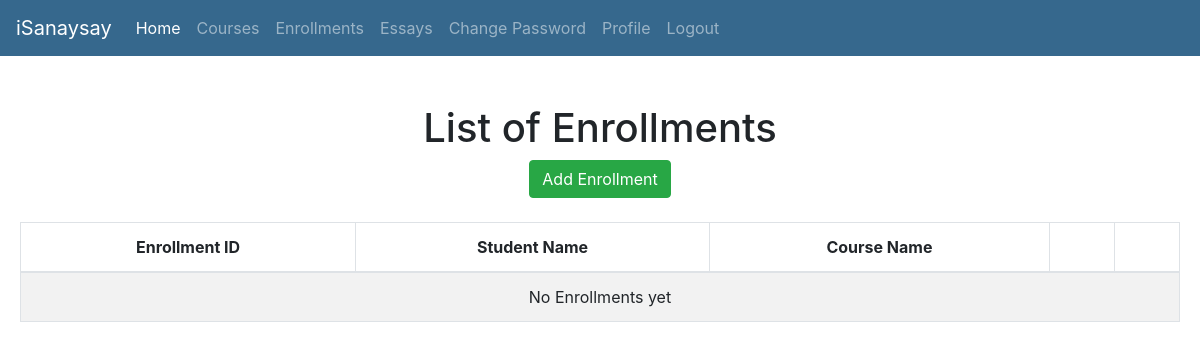
The app's page /isanaysay/view_enrollment (signed in), older data.
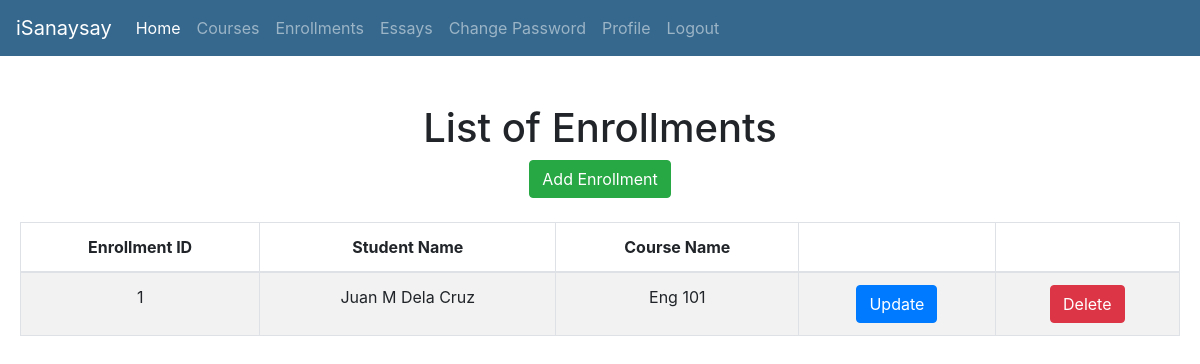
The same page, newer data.
### users/models.py (models this page shows, shortened)
class Enrollment(models.Model):
    course = models.ForeignKey(Course, verbose_name="Course", on_delete = models.CASCADE)
    student = models.ForeignKey(CustomUser, verbose_name="Student", on_delete = models.CASCADE)

class CustomUser(AbstractUser):
    pass
    isStudent_Choices = (
        ('S', 'Student'),
        ('T', 'Teacher'),
    )
    first_name = models.CharField(verbose_name="First Name", max_length=100, default="")
    middle_name = models.CharField(verbose_name="Middle Name", max_length=100, default="")
    last_name = models.CharField(verbose_name="Last Name", max_length=100, default="")
    email_address = models.CharField(verbose_name="Email Address", max_length=100, default="some@email.com")
    id_number = models.CharField(verbose_name="ID Number", max_length=50, default="")
    isStudent = models.CharField(max_length=1,choices=isStudent_Choices, default='S', verbose_name="Student or Teacher")
    def __str__(self):
        return self.first_name + " " + self.middle_name + " " + self.last_name

class Course(models.Model):
    pass
    semester_Choices = (
        ('A', 'First Semester'),
        ('B', 'Second Semester'),
        ('C', 'Summer'),
    )
    shoolYear_Choices = (
        ('1', '2019-2020'),
        ('2', '2020-2021'),
        ('3', '2021-2022'),
    )
    name = models.CharField(verbose_name="Course Name", max_length=128)
    course_code = models.CharField(verbose_name="Course Code", max_length=128)
    course_description = models.CharField(verbose_name="Course Description", max_length=500)
    course_detail = models.CharField(verbose_name="Course Detail", max_length=100)
    course_semester = models.CharField(max_length=1,choices=semester_Choices, default='A', verbose_name="Semester")
    course_school_year = models.CharField(max_length=1,choices=shoolYear_Choices, default='20', verbose_name="School Year")
    start_date = models.DateField(verbose_name="Course Start Date")
    end_date = models.DateField(verbose_name="Course End Date")
    def __str__(self):
        return "%s" % self.course_code

### users/views.py (the view)
def view_enrollments(request):
    template = "list_enrollment.html"
    enrollments = Enrollment.objects.all()
    context = {
        'enrollments': enrollments,
    }
    return render(request, template, context)

### templates/list_enrollment.html (shortened to what this page needs)
{% extends 'base.html' %}
{% block content %}
	<div id="parent"><div id="child"><br/><br/>
		<h1>List of Enrollments</h1>
		<a href="{% url 'add-enrollment' %}" class="btn btn-success">Add Enrollment</a> <br /><br />
		<table class="table table-striped table-bordered">
			<thead>
				<tr>
					<th>Enrollment ID</th>
					<th>Student Name</th>
					<th>Course Name</th>
					<th></th>
					<th></th>
				</tr>
			</thead>
			<tbody>
				{% for enrollment in enrollments %}
				<tr>
					<td>{{ enrollment.id }}</td>
					<td>{{ enrollment.student }}</td>
					<td>{{ enrollment.course }}</td>
					<td>
						<a href="{% url 'update-enrollment' enrollment.id %}" class="btn btn-primary">Update</a>
					</td>
					<td>
						<a href="{% url 'delete-enrollment' enrollment.id %}" class="btn btn-danger">Delete</a>
					</td>
				</tr>
				{% empty %}
				<tr>
					<td colspan=6>No Enrollments yet</td>
				</tr>
				{% endfor %}
			</tbody>
		</table>
	</div></div>
{% endblock %}

Row changes from the older to the newer data that the page shows:
added Enrollment: id "1", student "Juan M Dela Cruz", course "Eng 101"
Text that changed along with them:
text no longer shown: "No Enrollments yet"
